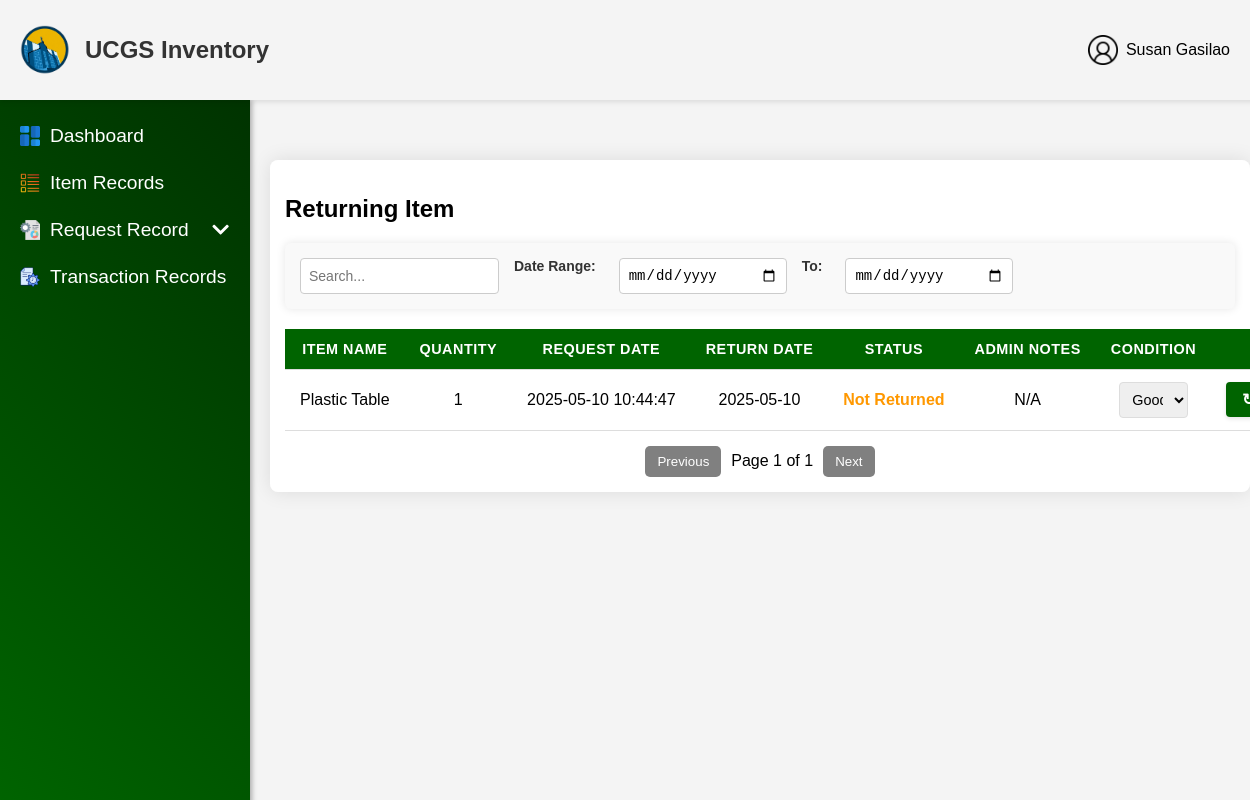
Page /user/UserItemReturned.php (signed in) on the committed database.
### tables this page shows
CREATE TABLE `users` (
  `user_id` int(11) NOT NULL,
  `username` varchar(255) NOT NULL,
  `email` varchar(255) NOT NULL,
  `password` varchar(255) NOT NULL,
  `role` enum('User','Administrator') NOT NULL,
  `ministry` enum('UCM','CWA','CHOIR','PWT','CYF') NOT NULL,
  `status` enum('Active','Deactivated') NOT NULL DEFAULT 'Active',
  `created_at` datetime NOT NULL DEFAULT current_timestamp(),
  `updated_at` datetime DEFAULT NULL ON UPDATE current_timestamp(),
  `deactivation_end` datetime DEFAULT NULL,
  `reset_token` varchar(64) DEFAULT NULL,
  `reset_expires` datetime DEFAULT NULL
);

CREATE TABLE `borrow_requests` (
  `borrow_id` int(11) NOT NULL,
  `user_id` int(11) NOT NULL,
  `item_id` int(11) NOT NULL,
  `quantity` int(11) NOT NULL,
  `date_needed` date NOT NULL,
  `return_date` date NOT NULL,
  `purpose` text NOT NULL,
  `notes` text DEFAULT NULL,
  `status` enum('Pending','Approved','Rejected','For Checking','For Releasing','Released','Return Pending','Returned') NOT NULL DEFAULT 'Pending',
  `request_date` datetime NOT NULL DEFAULT current_timestamp(),
  `transaction_id` int(11) DEFAULT NULL,
  `item_name` varchar(255) DEFAULT NULL,
  `processed_at` datetime DEFAULT NULL,
  `rejection_reason` text DEFAULT NULL,
  `return_status` varchar(20) DEFAULT NULL,
  `return_reason` text DEFAULT NULL
);

### user/UserItemReturned.php (the view, shortened to what this page needs)
<?php
require_once '../config/db_connection.php';
$stmt = $conn->prepare("SELECT br.*, ir.status as return_status, ir.notes as return_notes, ir.item_condition as actual_condition
                       FROM borrow_requests br
                       LEFT JOIN item_returns ir ON br.item_id = ir.item_id AND br.user_id = ir.user_id
                       WHERE (br.status = 'Released' OR br.status = 'Return Pending')
                       AND br.user_id = ?
                       ORDER BY br.request_date DESC");
$stmt->bind_param("i", $_SESSION['user_id']);
$stmt->execute();
$result = $stmt->get_result();
$userStmt = $conn->prepare("SELECT username FROM users WHERE user_id = ?");
$userStmt->bind_param("i", $_SESSION['user_id']);
$userStmt->execute();
$userResult = $userStmt->get_result();
$user = $userResult->fetch_assoc();
$accountName = $user['username'] ?? 'Guest';
?>
<!DOCTYPE html>
<html lang="en">
<head>
    <link rel="stylesheet" href="../css/UserReturned.css">
    <link rel="stylesheet" href="https://cdnjs.cloudflare.com/ajax/libs/font-awesome/6.5.1/css/all.min.css"
>
</head>
<body>
<header class="header">
    <div class="header-content">
        <div class="left-side">
            <img src="../assets/img/Logo.png" alt="UCGS Inventory Logo" class="logo">
            <span class="website-name">UCGS Inventory</span>
        </div>
        <div class="right-side">
            <div class="user">
                <img src="../assets/img/users.png" alt="User profile" class="icon" id="userIcon">
                <span class="user-text"><?php echo htmlspecialchars($accountName); ?></span>
            </div>
        </div>
    </div>
</header>
<aside class="sidebar">
    <ul>
        <li><a href="Userdashboard.php"><img src="../assets/img/dashboards.png" alt="Dashboard Icon" class="sidebar-icon"> Dashboard</a></li>
        <li><a href="UserItemRecords.php"><img src="../assets/img/list-items.png" alt="Items Icon" class="sidebar-icon"> Item Records</a></li>
        <li class="dropdown">
            <a href="#" class="dropdown-btn">
                <img src="../assets/img/request-for-proposal.png" alt="Request Icon" class="sidebar-icon">
                <span class="text">Request Record</span>
            </a>
        </li>
        <li><a href="UserTransaction.php"><img src="../assets/img/time-management.png" alt="Reports Icon" class="sidebar-icon">Transaction Records</a></li>
    </ul>
</aside>
<div class="main-content">
    <div class="table-container">
        <h2>Returning Item</h2>
        <div class="filter-container">
            <input type="text" id="search-input" placeholder="Search..." oninput="searchTable()">
            <label for="start-date">Date Range:</label>
            <input type="date" id="start-date" onchange="filterByDate()">
            <label for="end-date">To:</label>
            <input type="date" id="end-date" onchange="filterByDate()">
        </div>
        <table class="inventory-table">
            <thead>
                <tr>
                    <th>Item Name</th>
                    <th>Quantity</th>
                    <th>Request Date</th>
                    <th>Return Date</th>
                    <th>Status</th>
                    <th>Admin Notes</th>
                    <th>Condition</th>
                    <th>Actions</th>
                </tr>
            </thead>
            <tbody>
    <?php while ($row = mysqli_fetch_assoc($result)): ?>
    <tr data-item-id="<?php echo $row['item_id']; ?>" data-item-name="<?php echo htmlspecialchars($row['item_name']); ?>">
        <td><?php echo htmlspecialchars($row['item_name']); ?></td>
        <td><?php echo htmlspecialchars($row['quantity']); ?></td>
        <td><?php echo htmlspecialchars($row['request_date']); ?></td>
        <td><?php echo htmlspecialchars($row['return_date']); ?></td>
        <td class="status-cell <?php echo strtolower(str_replace(' ', '-', $row['return_status'] ?? 'pending')); ?>">
            <?php
            if ($row['status'] === 'Return Pending') {
                echo 'Waiting for Admin Confirmation';
            } else {
                echo htmlspecialchars($row['return_status'] ?? 'Not Returned');
            }
            ?>
        </td>
        <td><?php echo htmlspecialchars($row['return_notes'] ?? 'N/A'); ?></td>
        <td>
            <?php if ($row['status'] === 'Released'): ?>
                <select class="condition-dropdown" onchange="handleConditionChange(this)">
                    <option value="Good">Good</option>
                </select>
            <?php else: ?>
                <?php echo htmlspecialchars($row['actual_condition'] ?? 'N/A'); ?>
            <?php endif; ?>
        </td>
        <td>
            <?php if ($row['status'] === 'Released'): ?>
                <button class="return-item-btn">Return Item</button>
            <?php elseif ($row['status'] === 'Return Pending'): ?>
                <span class="pending-label">Processing Return</span>
            <?php else: ?>
                <span class="processed-label">Completed</span>
            <?php endif; ?>
        </td>
    </tr>
    <?php endwhile; ?>
</tbody>
        </table>
        <div class="pagination">
            <button onclick="prevPage()" id="prev-btn">Previous</button>
            <span id="page-number">Page 1</span>
            <button onclick="nextPage()" id="next-btn">Next</button>
        </div>
    </div>
    </div>
</body>
</html>

### css/UserReturned.css (style rules this page uses)
body { margin: 0; font-family: Arial, sans-serif; background-color: #f4f4f4; overflow-x: hidden; }
.header { background-color: #f4f4f4; height: 100px; padding: 0 20px; box-shadow: 0 2px 5px rgba(0, 0, 0, 0.1); display: flex; align-items: center; position: fixed; top: 0; left: 0; width: 100%; z-index: 1000; }
.header-content { display: flex; justify-content: space-between; width: 100%; align-items: center; }
.main-content { margin-left: 250px; margin-top: 120px; padding: 20px; font-family: 'Akrobat', sans-serif; width: calc(100% - 250px); }
.left-side { display: flex; align-items: center; }
.logo { height: 50px; margin-right: 15px; }
.website-name { font-family: 'Akrobat', sans-serif; font-size: 1.5em; font-weight: bold; color: #333; }
.right-side { margin-right: 40px; display: flex; align-items: center; gap: 10px; }
.icon { height: 30px; margin-left: 20px; cursor: pointer; }
.sidebar { width: 250px; height: calc(100vh - 100px); background: linear-gradient(45deg, #006400, #003300); position: fixed; top: 100px; left: 0; display: flex; flex-direction: column; padding-top: 10px; box-shadow: 2px 0 5px rgba(0, 0, 0, 0.3); }
.sidebar ul { font-family: 'Akrobat', sans-serif; list-style: none; padding: 0px; margin: 0; }
.sidebar li { margin: 5px 0; }
.sidebar a, .dropdown-btn { font-family: 'Akrobat', sans-serif; text-decoration: none; color: rgb(255, 255, 255); font-size: 1.2em; padding: 10px 20px; display: flex; align-items: center; transition: background-color 0.3s ease, transform 0.2s ease-in-out, color 0.3s ease; }
.sidebar a .text, .dropdown-btn .text { flex-grow: 1; text-align: left; }
.sidebar-icon { width: 20px; height: 20px; margin-right: 10px; transition: transform 0.2s ease-in-out; }
.dropdown-btn { display: flex; align-items: center; justify-content: space-between; cursor: pointer; }
.arrow-icon { margin-left: auto; transition: transform 0.3s ease; }
.user { position: relative; cursor: pointer; display: flex; align-items: center; font-family: 'Akrobat', sans-serif; gap: 8px; }
.user .icon { width: 30px; height: 30px; }
.table-container { width: 95%; overflow-x: auto; margin: 20px 0; box-shadow: 0 0 20px rgba(0, 0, 0, 0.1); border-radius: 8px; background: white; padding: 15px; }
.inventory-table { width: 100%; border-collapse: collapse; font-family: 'Akrobat', sans-serif; min-width: 600px; }
.inventory-table thead { background-color: #006400; color: white; }
.inventory-table th { padding: 12px 15px; text-align: center; border-bottom: 1px solid #ddd; word-wrap: break-word; white-space: nowrap; }
.inventory-table td { padding: 12px 15px; text-align: center; border-bottom: 1px solid #ddd; word-wrap: break-word; white-space: nowrap; }
.inventory-table th { position: sticky; top: 0; font-weight: bold; text-transform: uppercase; font-size: 0.9em; letter-spacing: 0.5px; }
.condition-dropdown, .condition-input { width: 80%; padding: 8px; border: 1px solid #ddd; border-radius: 4px; font-size: 0.9em; box-sizing: border-box; }
.filter-container { display: flex; flex-wrap: wrap; gap: 15px; margin-bottom: 20px; padding: 15px; background-color: #f9f9f9; border-radius: 6px; box-shadow: 0 0 10px rgba(0, 0, 0, 0.1); }
.filter-container input[type="text"], .filter-container input[type="date"] { padding: 8px; border: 1px solid #ccc; border-radius: 4px; font-size: 14px; min-width: 150px; }
.filter-container label { font-size: 14px; font-weight: bold; color: #333; margin-right: 8px; }
.pagination { display: flex; justify-content: center; align-items: center; margin-top: 15px; gap: 10px; flex-wrap: wrap; }
.pagination button { padding: 8px 12px; border: none; background-color: #006400; color: white; cursor: pointer; border-radius: 5px; min-width: 40px; }
.pagination button:disabled { background-color: gray; cursor: not-allowed; }
.return-item-btn { padding: 8px 16px; background-color: #006400; color: white; border: none; border-radius: 4px; font-family: 'Akrobat', sans-serif; font-size: 0.9rem; font-weight: bold; cursor: pointer; transition: all 0.3s ease; box-shadow: 0 2px 4px rgba(0, 0, 0, 0.1); display: inline-flex; align-items: center; justify-content: center; gap: 6px; }
.return-item-btn::before { content: "↻"; font-size: 1.1em; }
.status-cell.pending { color: #ff9800; font-weight: bold; }

### rows in the picture
users: username "Susan Gasilao"
borrow_requests: item_name "Plastic Table", quantity "1", request_date "2025-05-10 10:44:47", return_date "2025-05-10", return_status "Not Returned", return_notes "N/A"
